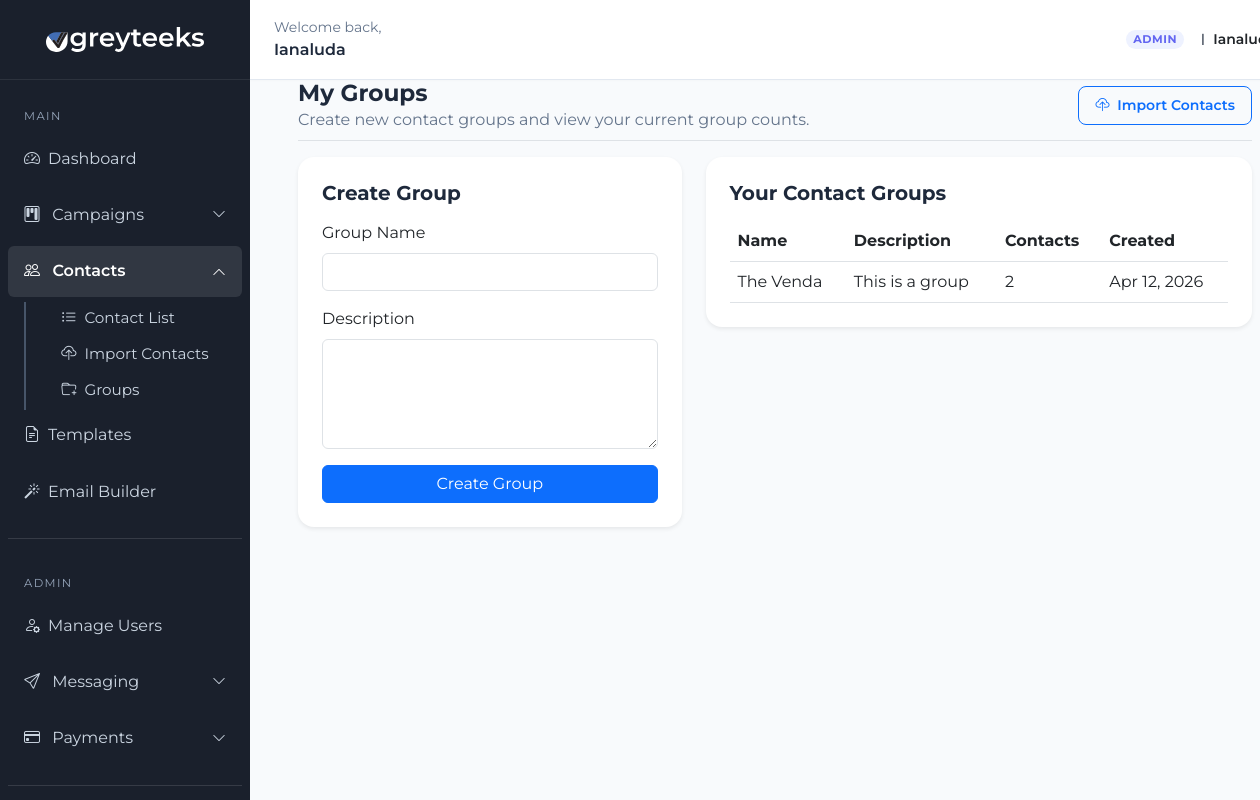
/my/groups/ (signed in), run on the app's committed database.
### contacts_app/models.py (models this page shows, shortened)
class Group(models.Model):
    user = models.ForeignKey(User, on_delete=models.CASCADE, related_name='user_groups')
    name = models.CharField(max_length=100)
    description = models.TextField(blank=True)
    created_at = models.DateTimeField(auto_now_add=True)

### campaigns/views.py (the view, shortened to what this page needs)
# urls.py: path('my/groups/', customer_create_group, name='customer_create_group'),
@login_required
def customer_create_group(request):
    groups = Group.objects.filter(user=request.user).order_by('-created_at')
    return render(request, 'campaigns/customer_groups.html', {'groups': groups})

### templates/campaigns/customer_groups.html (shortened to what this page needs)
{% extends 'campaigns/dashboard.html' %}
{% block content %}
<div class="px-4">
                    <div class="d-flex justify-content-between align-items-center pb-2 mb-3 border-bottom">
                        <div>
                            <h2 class="fw-bold m-0">My Groups</h2>
                            <p class="text-muted mb-0">Create new contact groups and view your current group counts.</p>
                        </div>
                        <a href="{% url 'upload_contacts' %}" class="btn btn-sm btn-outline-primary px-3 py-2 rounded-3 fw-semibold">
                            <i class="bi bi-cloud-upload me-1"></i> Import Contacts
                        </a>
                    </div>
                    <div class="row g-4">
                        <div class="col-lg-5">
                            <div class="card border-0 shadow-sm p-4 rounded-4">
                                <h5 class="fw-bold mb-3">Create Group</h5>
                                <form method="post">
                                    <div class="mb-3">
                                        <label class="form-label">Group Name</label>
                                        <input type="text" name="name" class="form-control" required>
                                    </div>
                                    <div class="mb-3">
                                        <label class="form-label">Description</label>
                                        <textarea name="description" class="form-control" rows="4"></textarea>
                                    </div>
                                    <button type="submit" class="btn btn-primary w-100">Create Group</button>
                                </form>
                            </div>
                        </div>
                        <div class="col-lg-7">
                            <div class="card border-0 shadow-sm p-4 rounded-4">
                                <h5 class="fw-bold mb-3">Your Contact Groups</h5>
                                <div class="table-responsive">
                                    <table class="table table-hover align-middle mb-0">
                                        <thead>
                                            <tr>
                                                <th>Name</th>
                                                <th>Description</th>
                                                <th>Contacts</th>
                                                <th>Created</th>
                                            </tr>
                                        </thead>
                                        <tbody>
                                            {% for group in groups %}
                                                <tr>
                                                    <td>{{ group.name }}</td>
                                                    <td>{{ group.description|default:'—' }}</td>
                                                    <td>{{ group.contacts.count }}</td>
                                                    <td>{{ group.created_at|date:'M d, Y' }}</td>
                                                </tr>
                                            {% empty %}
                                                <tr>
                                                    <td colspan="4" class="text-muted">No groups yet. Create one to start importing contacts.</td>
                                                </tr>
                                            {% endfor %}
                                        </tbody>
                                    </table>
                                </div>
                            </div>
                        </div>
                    </div>
                </div>
{% endblock %}

### templates/campaigns/dashboard.html (shortened to what this page needs)
{% load static %}
<!DOCTYPE html>
<html lang="en">
<head>
    <link href="https://cdn.jsdelivr.net/npm/bootstrap@5.3.0/dist/css/bootstrap.min.css" rel="stylesheet">
    <link rel="stylesheet" href="https://cdn.jsdelivr.net/npm/bootstrap-icons@1.11.3/font/bootstrap-icons.min.css">
    <link rel="stylesheet" href="{% static 'css/dashboard.css' %}">
</head>
<body>
<div class="container-fluid">
    <div class="row">
                    {% include 'includes/sidebar.html' %}
        <main class="col-md-10 p-0">
            <div class="dashboard-top-bar d-flex justify-content-between align-items-center px-4 py-0 bg-white border-bottom">
                <div>
                    <div class="text-muted small">Welcome back,</div>
                    <div class="fs-6 fw-semibold">{{ user.first_name|default:user.username|title }}</div>
                </div>
                <div class="d-flex align-items-center gap-3">
                    {% if user.is_staff %}
                    <span class="badge rounded-pill" style="background:#eef2ff;color:#6366f1;font-size:0.7rem;font-weight:700;letter-spacing:0.05em;">ADMIN</span>
                    {% endif %}
                    <div class="d-flex align-items-center gap-2">
                        <span class="user-avatar">{{ user.username|first|upper }}</span>
                        <span class="fw-semibold text-dark small">{{ user.username|title }}</span>
                    </div>
                </div>
            </div>
            <div class="dashboard-content">
                {% block content %}{% endblock %}
            </div>
        </main>
    </div>
</div>
</body>
</html>

### static/css/dashboard.css (style rules this page uses)
body { background-color: #f8fafc; font-family: 'Montserrat', sans-serif; color: #1e293b; }
main { margin-left: 250px; width: calc(100% - 250px); }
.dashboard-content { padding-left: 1.5rem; padding-right: 1.5rem; }
.dashboard-top-bar { min-height: 80px; background: #ffffff; border-bottom: 1px solid #e2e8f0 !important; box-shadow: 0 1px 2px 0 rgba(0, 0, 0, 0.02); }
h1, h2, h3, h4, h5, h6 { font-family: 'Montserrat', sans-serif; font-weight: 600; color: #1e293b; }
h2 { font-size: 1.45rem; }
.text-muted { color: #64748b !important; }
.badge { font-weight: 500; }

### data on the page
Group: name "The Venda", description "This is a group", contacts.count "2", created_at "Apr 12, 2026"

### other printed values
{{ user.first_name|default:user.username|title }} "Ianaluda"
{{ user.username|first|upper }} "I"
